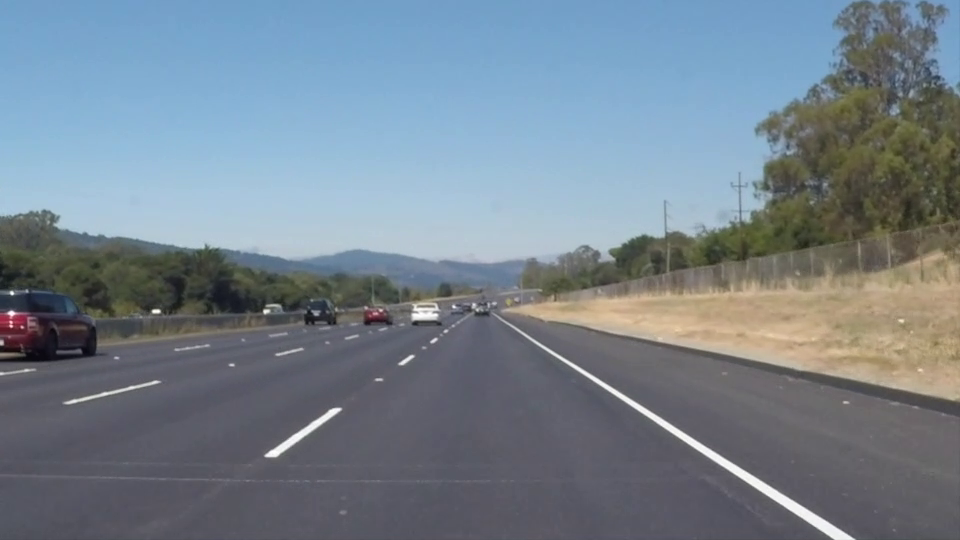
#> input picture frame 22 of OpenCVex/solidWhiteRight.mp4, 960 x 540 px
$ python ex06.py
#> lines starting #> are read from the running program, lines starting #| are printed output that depends on the picture; after the words box and inside, x2 and y2 are one past the last pixel; in counts of white or black regions, pixels touching at a corner belong together
### OpenCVex/OpenCV_Utils.py
import cv2
import numpy as np


# [16 lines left out: functions imageRead, imageShow, not called in this run]


def imageWrite(imagename, image):
    return cv2.imwrite(imagename, image)


def imageCopy(src):
    return np.copy(src)


# [52 lines left out: functions Video, imageParameters, not called in this run]


def getPixel(image, x, y, c=None):
    return image[y, x, c]


def setPixel(image, x, y, value, c=None):
    image[y, x, c] = value
    return image


def CutRectROI(image, x1, y1, x2, y2):
    return image[y1:y2, x1:x2]


# [4 lines left out: function PasteRectROI, not called in this run]


def makeBlackImage(image, color=False):
    height, width = image.shape[0], image.shape[1]
    if color is True:
        return np.zeros((height, width, 3), np.uint8)
    else:
        if len(image.shape) == 2:
            return np.zeros((height, width), np.uint8)
        else:
            return np.zeros((height, width, 3), np.uint8)


def fillPolyROI(image, points):
    if len(image.shape) == 2:
        channels = 1
    else:
        channels = image.shape[2]
    mask = makeBlackImage(image)
    ignore_mask_color = (255,) * channels
    cv2.fillPoly(mask, points, ignore_mask_color)
    return mask


def polyROI(image, points):
    mask = fillPolyROI(image, points)
    return cv2.bitwise_and(image, mask)


def convertColor(image, flag=cv2.COLOR_BGR2GRAY):
    return cv2.cvtColor(image, flag)


def splitImage(image):
    return cv2.split(image)


def mergeImage(channel1, channel2, channel3):
    return cv2.merge((channel1, channel2, channel3))


def rangeColor(image, lower, upper):
    result = imageCopy(image)
    return cv2.inRange(result, lower, upper)


# [4 lines left out: function splitColor, not called in this run]


def drawLine(image, point1, point2, color=(255, 0, 0), thickness=3, lineType=cv2.LINE_AA):
    result = imageCopy(image)
    return cv2.line(result, point1, point2, color, thickness, lineType)


def drawRect(image, point1, point2, color=(255, 0, 0), thickness=3, lineType=cv2.LINE_AA):
    result = imageCopy(image)
    return cv2.rectangle(result, point1, point2, color, thickness, lineType)


def drawCircle(image, center, radius, color=(255, 0, 0), thickness=3, lineType=cv2.LINE_AA):
    result = imageCopy(image)
    return cv2.circle(result, center, radius, color, thickness, lineType)


def drawEllipse(image, center, axis, angle, startAngle, endAngle, color=(255, 0, 0), thickness=3, lineType=cv2.LINE_AA):
    result = imageCopy(image)
    return cv2.ellipse(result, center, axis, angle, startAngle, endAngle, color, thickness, lineType)


# [4 lines left out: function drawPolygon, not called in this run]


def drawText(image, text, point=(10, 10), font=cv2.FONT_HERSHEY_PLAIN, fontScale=2.0, color=(255,255,255), thickness=3, lineType=cv2.LINE_AA):
    result = imageCopy(image)
    return cv2.putText(result, text, point, font, fontScale, color, thickness, lineType)


def addImage(image1, image2):
    return cv2.add(image1, image2)


def addWeightedImage(image1, w1, imagw2, w2=None):
    if w2 is None:
        return cv2.addWeighted(image1, float(w1) * 0.01, imagw2, float(100 - w1) * 0.01, 0)
    else:
        return cv2.addWeighted(image1, w1 * 0.01, imagw2, w2 * 0.01, 0)


def imageThreshold(image, thresh=128, maxval=255, type=cv2.THRESH_BINARY):
    _, res = cv2.threshold(image, thresh=thresh, maxval=maxval, type=type)
    return res


def imageBlur(image, ksize):
    size = ((ksize+1) * 2 - 1, (ksize+1) * 2 - 1)
    return cv2.blur(image, size)


def imageGaussianBlur(image, ksize, sigmaX, sigmaY):
    size = ((ksize+1) * 2 - 1, (ksize+1) * 2 - 1)
    return cv2.GaussianBlur(image, ksize=size, sigmaX=sigmaX, sigmaY=sigmaY)


def imageMedianBlur(image, size):
    ksize = (size+1) * 2 - 1
    return cv2.medianBlur(image, ksize)


def imageBilateralFilter(image, size, sigmaColor, sigmaSpace):
    d = (size+1) * 2 - 1
    return cv2.bilateralFilter(image, d, sigmaColor=sigmaColor, sigmaSpace=sigmaSpace)


def imageFiltering(image, kernel, ddepth=-1):
    return cv2.filter2D(image, ddepth, kernel)


# [22 lines left out: functions imageEdgePrewitt, imageEdgeSobel, imageEdgeScharr, not called in this run]


def imageEdgeLaplacianCV(image):
    return cv2.Laplacian(image, -1)


# [14 lines left out: functions imageEdgeLaplacianFilter2D, imageEdgeLoG, not called in this run]


def cannyEdge(image, threshold1=100, threshold2=200):
    return cv2.Canny(image, threshold1, threshold2)


# [30 lines left out: functions computeHist, histogramEqualize, not called in this run]


def imageDilation(image, kernel, iterations):
    return cv2.dilate(image, kernel=kernel, iterations=iterations)


def imageErosion(image, kernel, iterations):
    return cv2.erode(image, kernel=kernel, iterations=iterations)


# [17 lines left out: functions imageMorphologicalGradient, imageOpening, imageClosing, not called in this run]


def imageMorphologyKernel(flag=cv2.MORPH_RECT, size=5):
    return cv2.getStructuringElement(flag, (size, size))


def imageMorphologyEx(image, op, kernel, iterations=1):
    return cv2.morphologyEx(image, op=op, kernel=kernel, iterations=iterations)


# [40 lines left out: functions imageResize, imageTranslation, imageRotation, imageAffineTransformation, imagePerspectiveTransformation, not called in this run]


def houghLines(image, rho=1, theta=np.pi/180, threshold=100):
    return cv2.HoughLines(image, rho, theta, threshold)


# [16 lines left out: function drawHoughLines, not called in this run]


def houghLinesP(image, rho=1.0, theta=np.pi/180, threshold=100, minLineLength=10, maxLineGap=100):
    return cv2.HoughLinesP(image, rho, theta, threshold, minLineLength=minLineLength, maxLineGap=maxLineGap)


# [52 lines left out: functions drawHoughLinesP, splitTwoSideLines, splitOneSideLines, medianPoint, not called in this run]


def interpolate(x1, y1, x2, y2, y):
    return int(float(y - y1) * float(x2-x1) / float(y2-y1) + x1)


# [28 lines left out: functions lineFittingOneSide, lineFitting, not called in this run]


def houghCircles(image, method=cv2.HOUGH_GRADIENT, dp = 1, minDist = 10, canny = 50, threshold = 30, minRadius = 0, maxRadius = 0):
    circles = cv2.HoughCircles(image, method, dp, minDist, param1=canny, param2=threshold, minRadius=minRadius, maxRadius=maxRadius)
    return circles


# [8 lines left out: function drawHoughCircles, not called in this run]

### OpenCVex/ex06.py
from OpenCV_Functions import *

def drawRect(image, point1, point2, color=(255,0,0), thickness=1, linetype=cv2.LINE_AA ):
	result = imageCopy(image)
	return cv2.rectangle(result, point1, point2, color, thickness, linetype);


def imageProcessing(image):
	result = imageCopy(image)

	height = result.shape[0]
	width = result.shape[1]

	pt1 = (int(width)*0.35, int(height*0.65))
	pt2 = (int(width)*0.65, int(height*0.65))
	pt3 = (int(width), height)
	pt4 = (0, height)

	roi_poly = np.array( [[pt1, pt2, pt3, pt4]], dtype=np.int32 )
	roi_active = polyROI(result, roi_poly)
	roi_deactive = result - roi_active
	roi_active = cannyEdge(roi_active, 100,200 )
	roi_deactive = convertColor(roi_deactive, cv2.COLOR_BGR2GRAY)
	result = addWeightedImage(roi_deactive, 100, roi_active, 100)

	return result


def Video(openpath, savepath = "output.avi"):
#> called with openpath = './solidWhiteRight.mp4', savepath = 'output.mp4'
    cap = cv2.VideoCapture(openpath)
    if cap.isOpened():
        print("Video Opened")
    else:
        print("Video Not Opened")
        print("Program Abort")
        exit()
    fps = cap.get(cv2.CAP_PROP_FPS)
    width = int(cap.get(cv2.CAP_PROP_FRAME_WIDTH))
    height = int(cap.get(cv2.CAP_PROP_FRAME_HEIGHT))
    fourcc = int(cap.get(cv2.CAP_PROP_FOURCC))
    #out = cv2.VideoWriter(savepath, fourcc, fps, (width, height), True)
    cv2.namedWindow("Input", cv2.WINDOW_GUI_EXPANDED)
    cv2.namedWindow("Output", cv2.WINDOW_GUI_EXPANDED)
    import OpenCV_Functions
    while cap.isOpened():
        # Capture frame-by-frame
        ret, frame = cap.read()
#> frame is the input picture: shape (540, 960, 3); mean B, G, R 141.9, 130.7, 117.7
        if ret:
            # Our operations on the frame come here
            output = imageProcessing(frame)
#> in fillPolyROI, `mask = makeBlackImage(image)`: mask: shape (540, 960, 3); every value is 0
#> in fillPolyROI, `cv2.fillPoly(mask, points, ignore_mask_color)`:
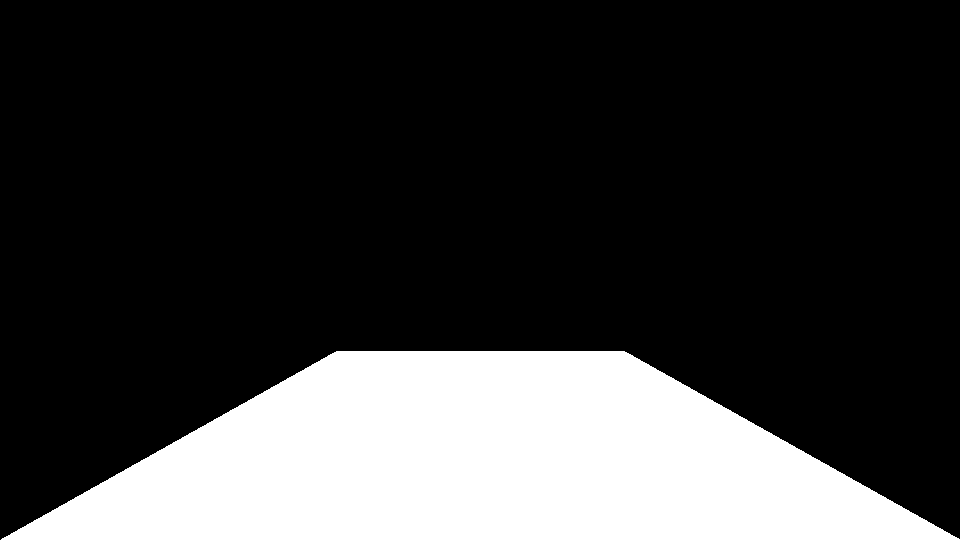
#> mask: shape (540, 960, 3); 22.8% white; 1 white region, box (x1, y1, x2, y2) and area: (1, 351, 960, 540) 118083
#> in polyROI, `return cv2.bitwise_and(image, mask)`:
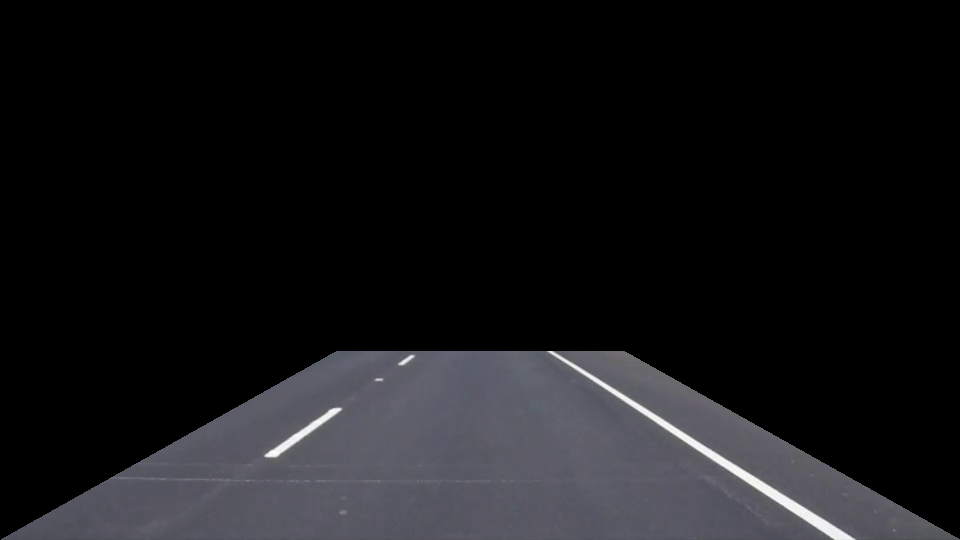
#> returned value: shape (540, 960, 3); mean of channels 0, 1, 2 23.9, 21.7, 21.7; drawn as B, G, R
#> in imageProcessing, `roi_deactive = result - roi_active`:
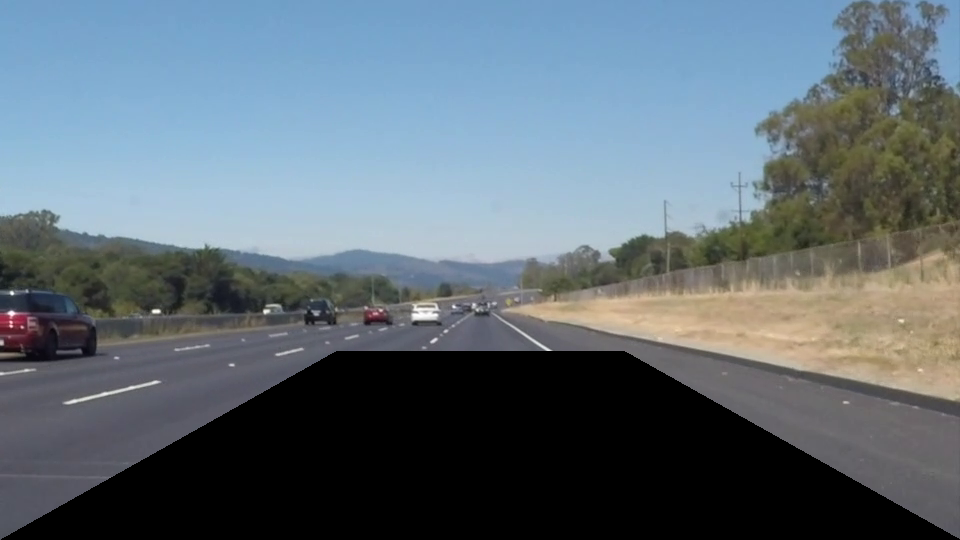
#> roi_deactive: shape (540, 960, 3); mean B, G, R 118, 109, 96
#> in cannyEdge, `return cv2.Canny(image, threshold1, threshold2)`:
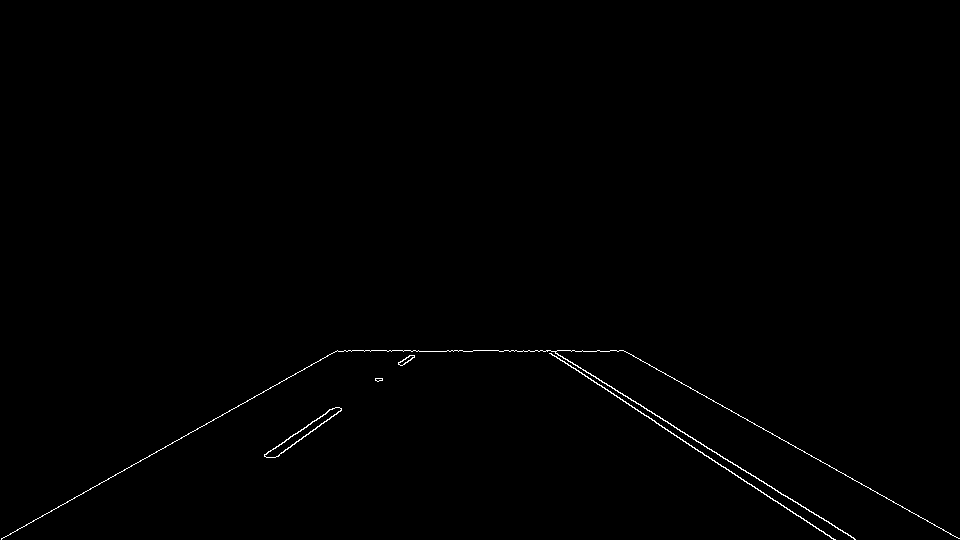
#> returned value: shape (540, 960); 0.45% white in thin lines or dots, all inside (x1, y1, x2, y2) = (1, 350, 960, 540)
#> in convertColor, `return cv2.cvtColor(image, flag)`:
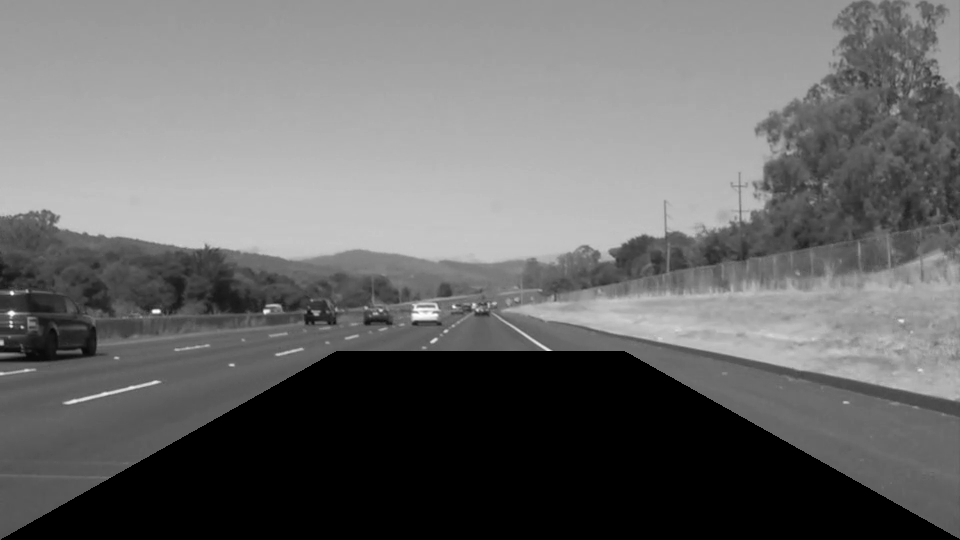
#> returned value: shape (540, 960); min 0, max 255, mean 106.1
            # Write frame-by-frame
            #out.write(output)
            # Display the resulting frame
            cv2.imshow("Input", frame)
            cv2.imshow("Output", output)
        else:
            break
        # waitKey(int(1000.0/fps)) for matching fps of video
        if cv2.waitKey(int(1000.0/fps)) & 0xFF == ord('q'):
#> (key q is pressed here)
            break
    # When everything done, release the capture
    cap.release()
    #out.release()
    cv2.destroyAllWindows()
    return


road_video_01 = "./solidWhiteRight.mp4"

Video(road_video_01, "output.mp4")

$ run again, starting later in the video
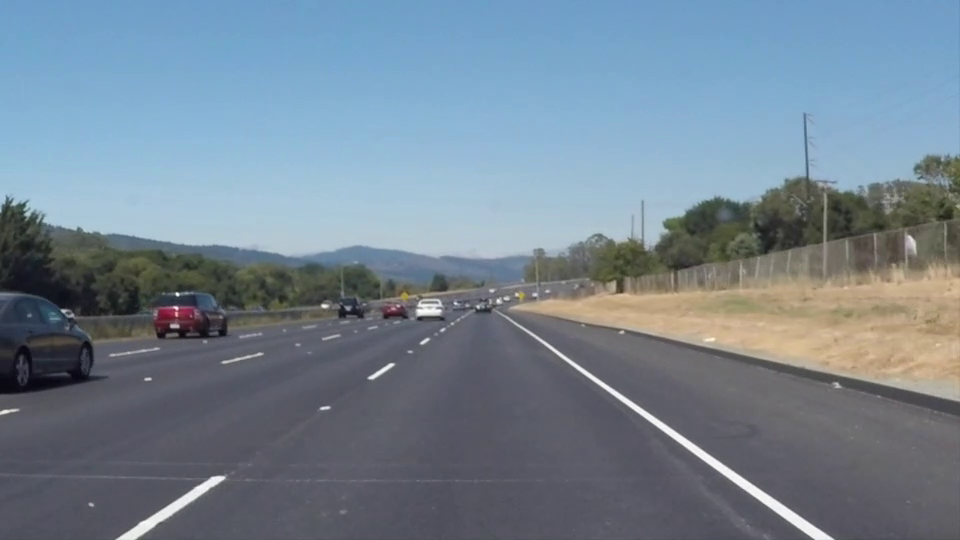
#> input picture frame 99 of OpenCVex/solidWhiteRight.mp4, 960 x 540 px
#> in Video, frame is the input picture: shape (540, 960, 3); mean B, G, R 146, 132.3, 116.7
#> in cannyEdge, `return cv2.Canny(image, threshold1, threshold2)`:
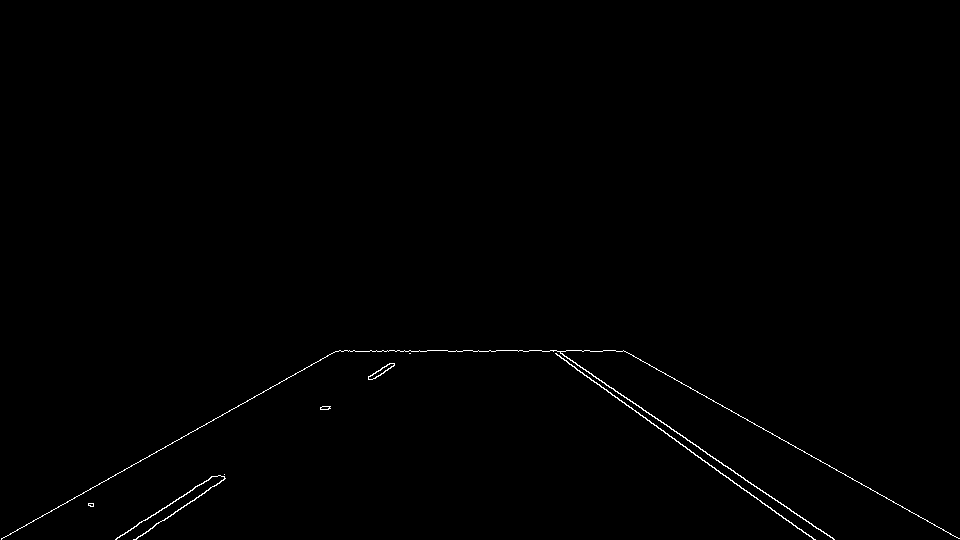
#> returned value: shape (540, 960); 0.46% white in thin lines or dots, all inside (x1, y1, x2, y2) = (1, 350, 960, 540)
#> in convertColor, `return cv2.cvtColor(image, flag)`:
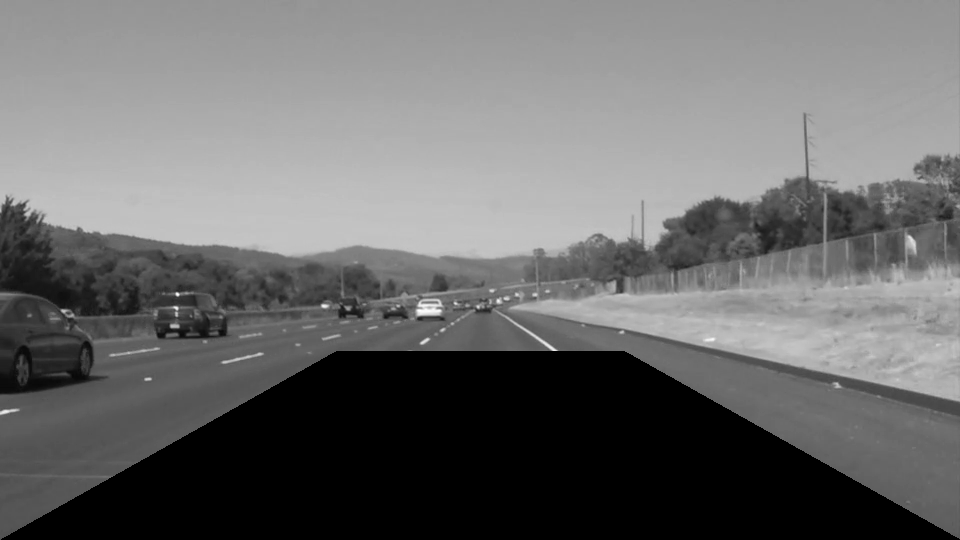
#> returned value: shape (540, 960); min 0, max 255, mean 107.5

$ run again, starting later in the video
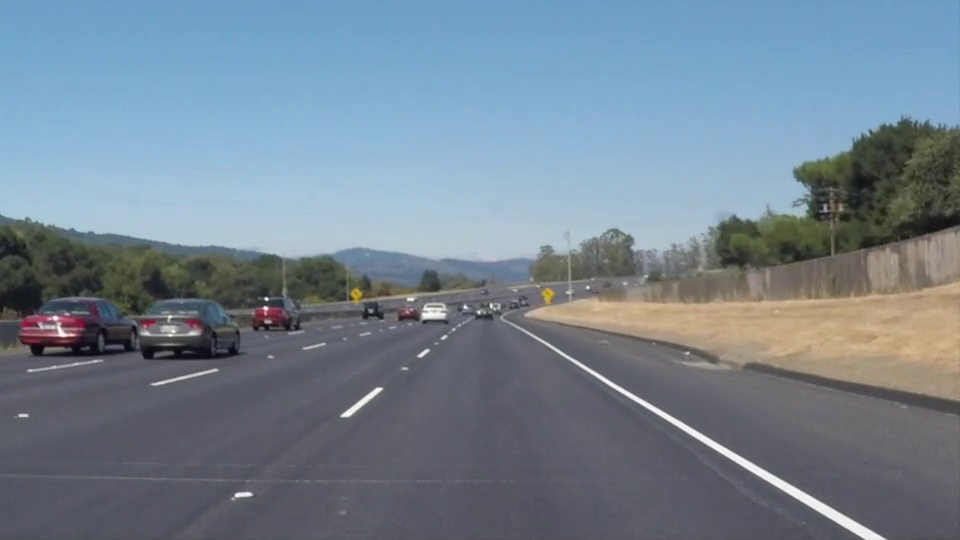
#> input picture frame 176 of OpenCVex/solidWhiteRight.mp4, 960 x 540 px
#> in Video, frame is the input picture: shape (540, 960, 3); mean B, G, R 145.2, 131.6, 116.5
#> in cannyEdge, `return cv2.Canny(image, threshold1, threshold2)`:
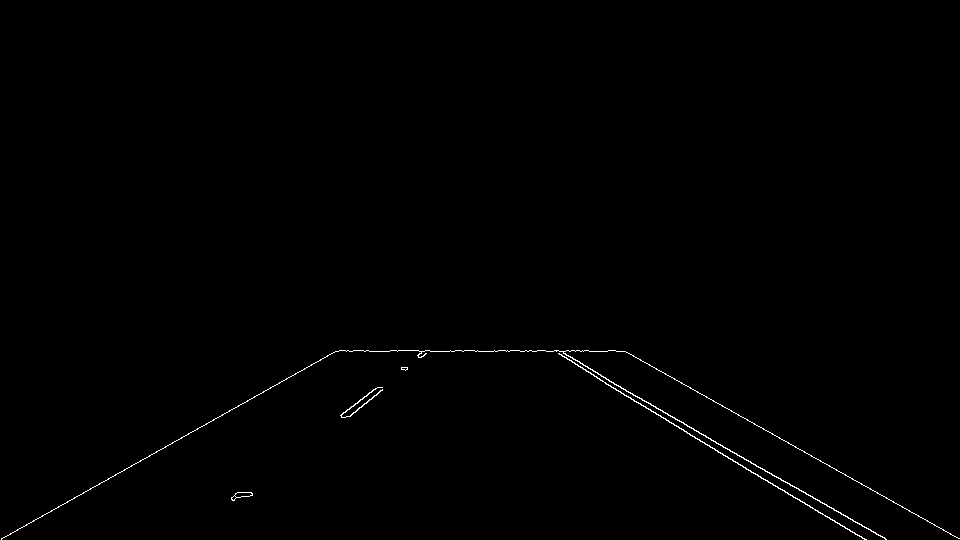
#> returned value: shape (540, 960); 0.44% white in thin lines or dots, all inside (x1, y1, x2, y2) = (1, 350, 960, 540)
#> in convertColor, `return cv2.cvtColor(image, flag)`:
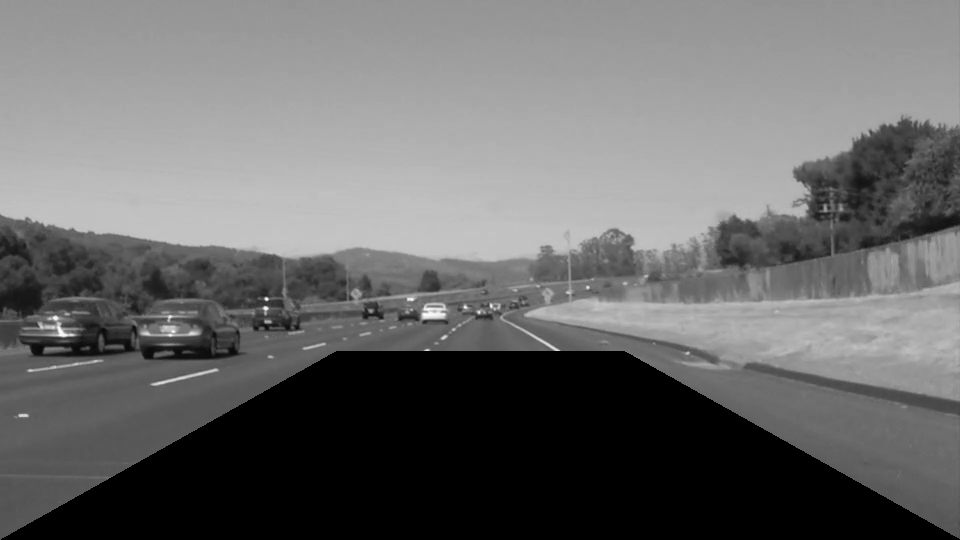
#> returned value: shape (540, 960); min 0, max 255, mean 106.9
